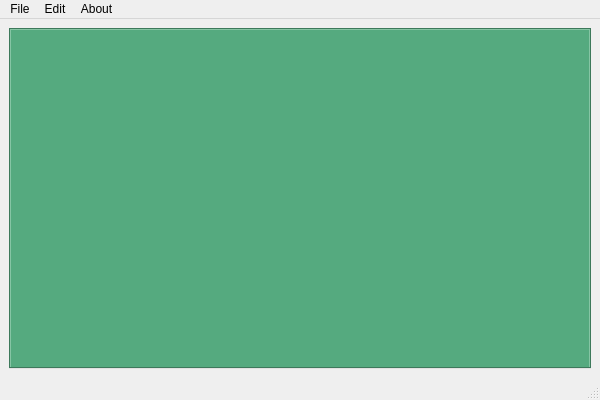
<?xml version="1.0" encoding="UTF-8"?>
<ui version="4.0">
 <class>ParentWindow</class>
 <widget class="QMainWindow" name="ParentWindow">
  <property name="geometry">
   <rect>
    <x>0</x>
    <y>0</y>
    <width>600</width>
    <height>400</height>
   </rect>
  </property>
  <property name="windowTitle">
   <string>ParentWindow</string>
  </property>
  <widget class="QWidget" name="centralwidget">
   <layout class="QVBoxLayout" name="verticalLayout">
    <item>
     <widget class="QTabWidget" name="parentTabContainer">
      <property name="sizePolicy">
       <sizepolicy hsizetype="Preferred" vsizetype="Expanding">
        <horstretch>0</horstretch>
        <verstretch>0</verstretch>
       </sizepolicy>
      </property>
      <property name="minimumSize">
       <size>
        <width>350</width>
        <height>200</height>
       </size>
      </property>
      <property name="font">
       <font>
        <pointsize>7</pointsize>
        <bold>true</bold>
        <strikeout>false</strikeout>
        <stylestrategy>PreferDefault</stylestrategy>
       </font>
      </property>
      <property name="toolTipDuration">
       <number>0</number>
      </property>
      <property name="autoFillBackground">
       <bool>false</bool>
      </property>
      <property name="styleSheet">
       <string notr="true">background-color: rgb(85, 170, 127);</string>
      </property>
      <property name="tabShape">
       <enum>QTabWidget::TabShape::Rounded</enum>
      </property>
      <property name="currentIndex">
       <number>-1</number>
      </property>
      <property name="iconSize">
       <size>
        <width>12</width>
        <height>12</height>
       </size>
      </property>
      <property name="elideMode">
       <enum>Qt::TextElideMode::ElideRight</enum>
      </property>
      <property name="tabsClosable">
       <bool>true</bool>
      </property>
      <property name="movable">
       <bool>true</bool>
      </property>
      <property name="tabBarAutoHide">
       <bool>false</bool>
      </property>
     </widget>
    </item>
   </layout>
  </widget>
  <widget class="QMenuBar" name="menubar">
   <property name="geometry">
    <rect>
     <x>0</x>
     <y>0</y>
     <width>600</width>
     <height>18</height>
    </rect>
   </property>
   <widget class="QMenu" name="menuFile">
    <property name="title">
     <string>File</string>
    </property>
    <addaction name="newWindow"/>
    <addaction name="actionOpen_Folder"/>
    <addaction name="actionOpen_File"/>
    <addaction name="separator"/>
    <addaction name="actionSave_Responses"/>
   </widget>
   <widget class="QMenu" name="menuSave">
    <property name="title">
     <string>Edit</string>
    </property>
    <addaction name="actionEdit_Profile"/>
    <addaction name="actionEdit_Theme"/>
    <addaction name="separator"/>
    <addaction name="actionCustomize_Shell"/>
   </widget>
   <widget class="QMenu" name="menuAbout">
    <property name="title">
     <string>About</string>
    </property>
   </widget>
   <addaction name="menuFile"/>
   <addaction name="menuSave"/>
   <addaction name="menuAbout"/>
  </widget>
  <widget class="QStatusBar" name="statusbar"/>
  <action name="newWindow">
   <property name="text">
    <string>New Window</string>
   </property>
  </action>
  <action name="actionOpen_Folder">
   <property name="text">
    <string>Open Folder</string>
   </property>
  </action>
  <action name="actionOpen_File">
   <property name="text">
    <string>Open File</string>
   </property>
  </action>
  <action name="actionSave_Responses">
   <property name="text">
    <string>Save Responses</string>
   </property>
  </action>
  <action name="actionEdit_Profile">
   <property name="text">
    <string>Edit Profile</string>
   </property>
  </action>
  <action name="actionEdit_Theme">
   <property name="text">
    <string>Edit Theme</string>
   </property>
  </action>
  <action name="actionCustomize_Shell">
   <property name="text">
    <string>Customize Shell</string>
   </property>
  </action>
 </widget>
 <resources/>
 <connections/>
</ui>
